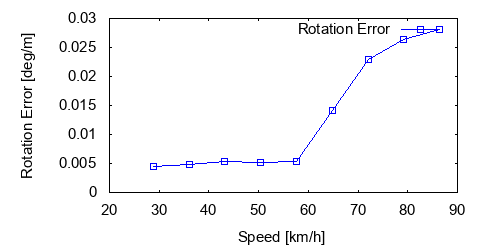

Reproduce this figure in gnuplot.
set term postscript eps enhanced color
set output "00_rs.eps"
set size ratio 0.5
set yrange [0:*]
set xlabel "Speed [km/h]"
set ylabel "Rotation Error [deg/m]"
plot "00_rs.txt" using ($1*3.6):($2*57.3) title 'Rotation Error' lc rgb "#0000FF" pt 4 w linespoints
